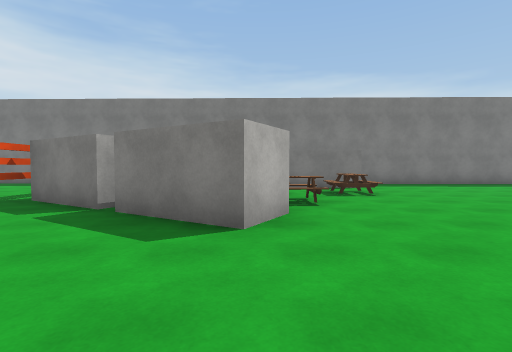
[1] (above)

17 first-person views from a walk through a Unity game level. The camera is 1.3 m above the floor, tilts 2° down and sees 85° across. The floor is counted in squares, 2 m on a side. Each view is taken from the middle of a square. On the plan, view 1 faces up. The plan holds only what a view shows up to about 9 squares ahead; the rest is blank. The place goes on beyond the plan. The player is left out. Surface patterns are stand-ins for the level's own textures.

[2]
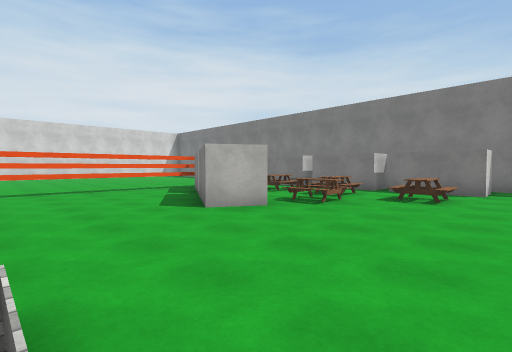

[3]
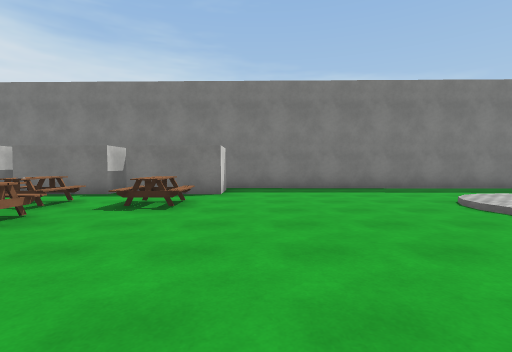

[4]
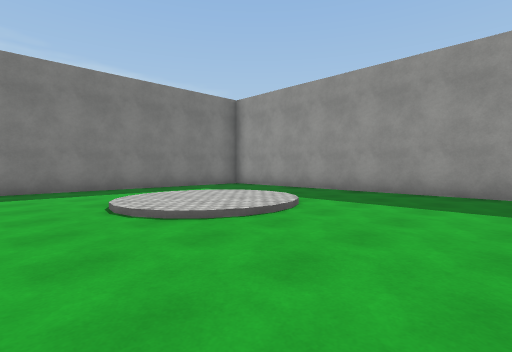

[5]
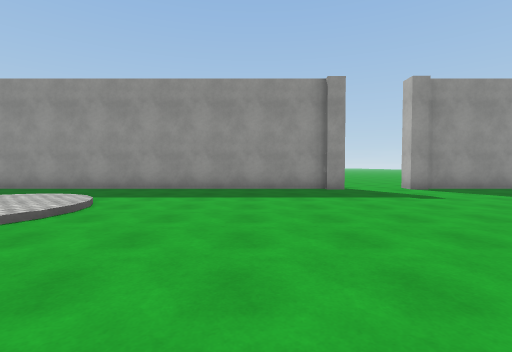

[6]
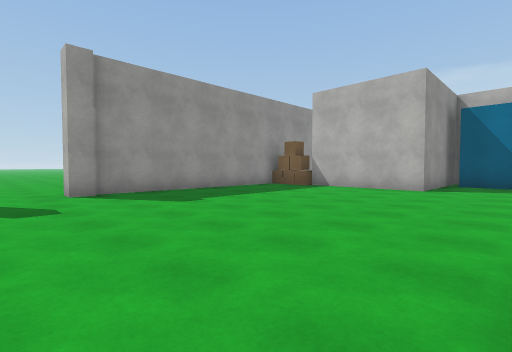

[7]
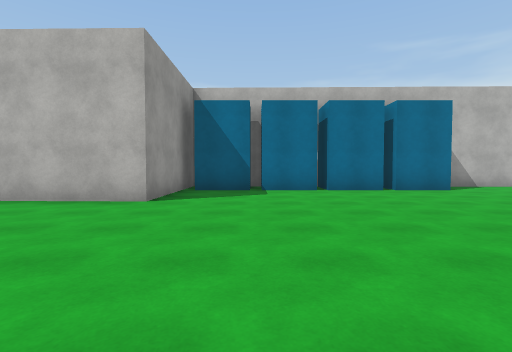

[8]
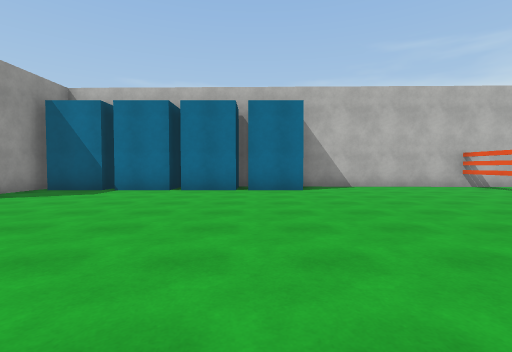

[9]
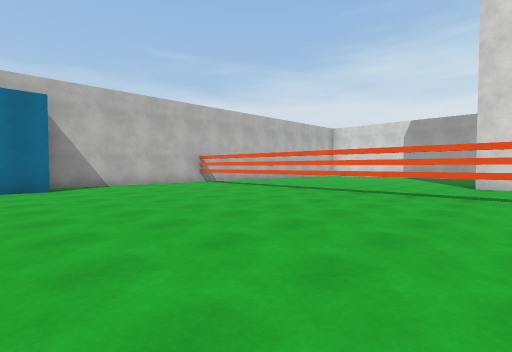

[10]
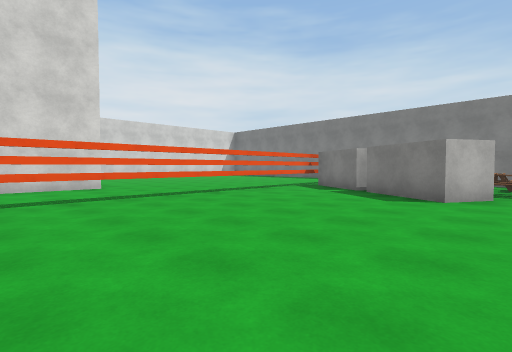

[11]
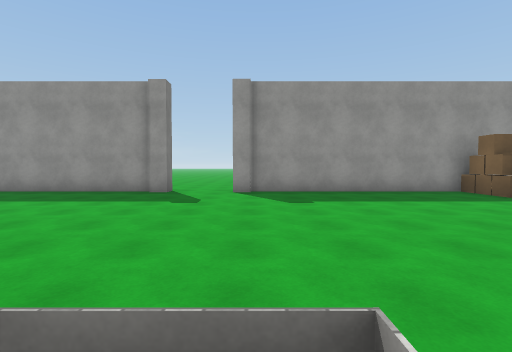

[12]
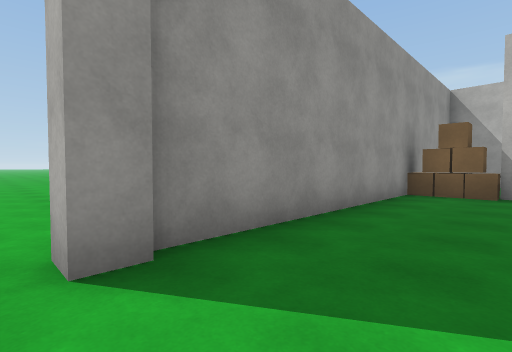

[13]
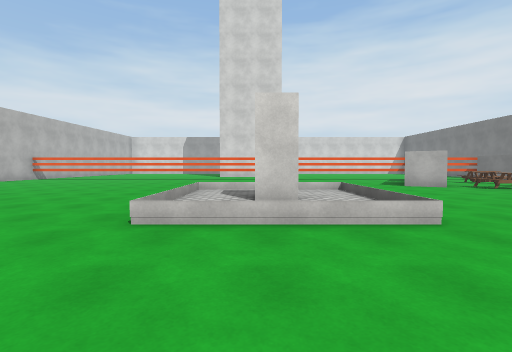

[14]
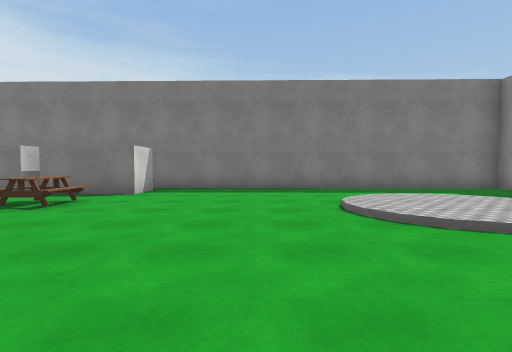

[15]
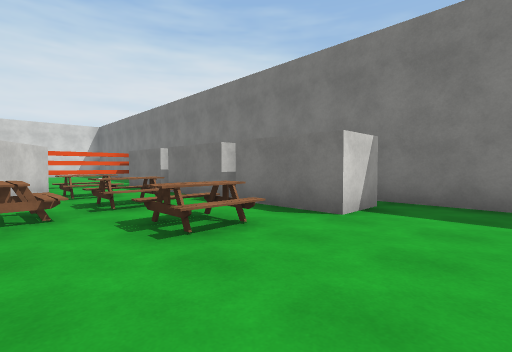

[16]
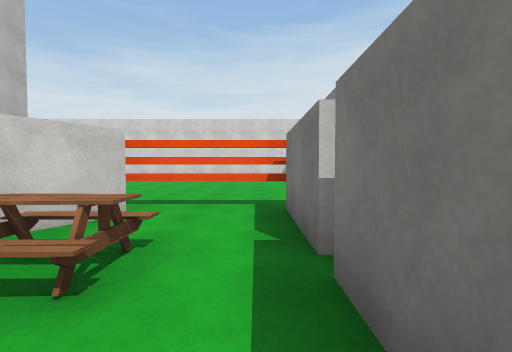

[17]
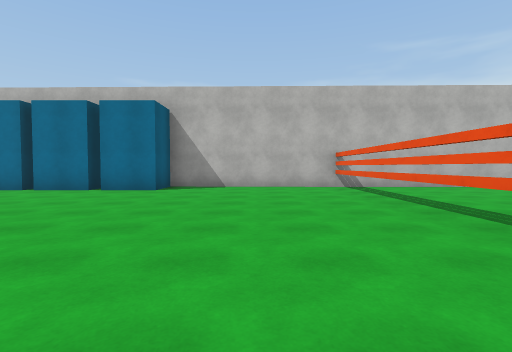

### Floor plan
Key: @ floor where view 1 was taken; # wall or solid block; x gap in a wall; . main floor; : floor 0.25 m higher than the main floor; / step, stairs or slope; O other object.
Columns run from 6 left of view 1 to 19 right of it. Each row starts with its distance up from view 1.
 10          ###########
  9  #########.........#
  8  ..................#
  7  ...O.O.O...../:/..#
  6  ..#..........:::..#
  5  x###.OO....../:/..#
  4  ...###............#
  3  .....#............#
  2  ..................#
  1  ..................#
  0  .....@./////......#
 -1  .......    /.........
 -2  .......    /.............
 -3  ......./  :/......# .....
 -4  ..................#
 -5  ..................#
 -6  ..................#
 -7  ..................#
 -8  ..................#
 -9  .................O#
-10  .............# ## #
-11  .............#
-12  ......#####.##
-13 ###############

Positions as (right, up) in squares from view 1, and headings:
1: (0, 0), facing up
2: (4, 0), facing up-left
3: (4, 2), facing up
4: (6, 2), facing up-right
5: (5, 2), facing right
6: (6, -1), facing down-right
7: (6, -4), facing down
8: (2, -4), facing down
9: (2, -3), facing down-left
10: (1, -3), facing up-left
11: (5, -3), facing right
12: (11, -2), facing down-right
13: (9, -2), facing left
14: (6, 2), facing up
15: (5, 5), facing up-left
16: (0, 8), facing left
17: (-2, -4), facing down
